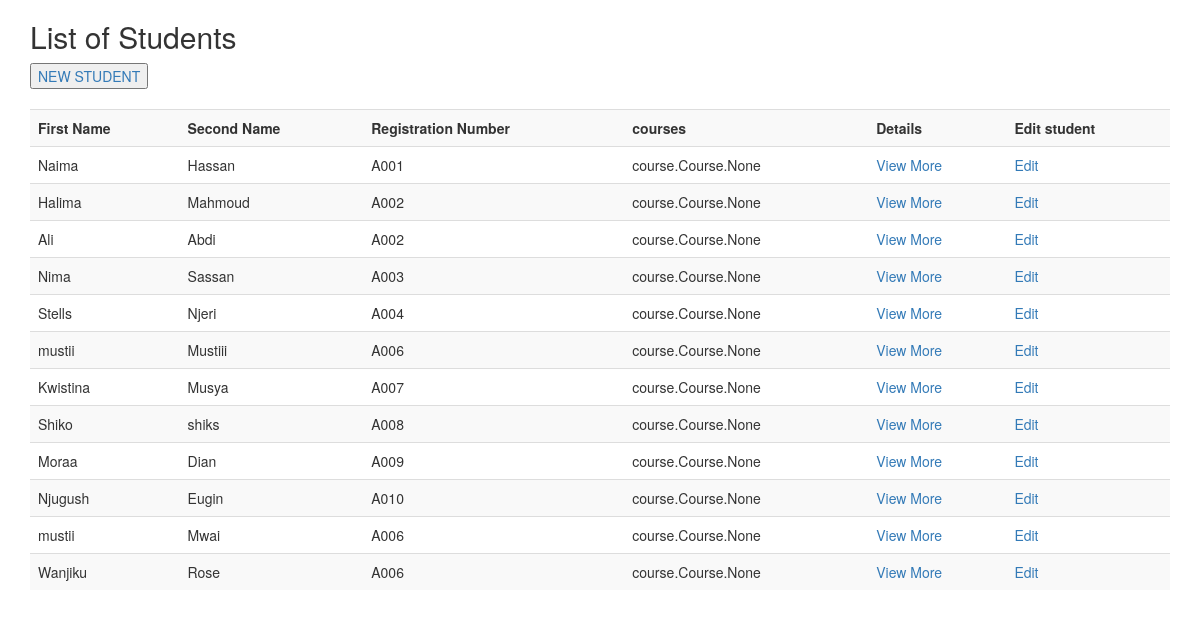
The page /student/list/ on the database its author committed.
### student/models.py (models this page shows, shortened)
class Student(models.Model):
	first_name=models.CharField(max_length = 50)
	second_name=models.CharField(max_length = 50)
	date_of_birth=models.DateField()
	gender=models.CharField(max_length=20)
	registration_number=models.CharField(max_length=70)
	email=models.EmailField(max_length=70)
	phone_number=models.CharField(max_length=70)
	date_joined=models.DateField()
	courses=models.ManyToManyField(Course)
	pic=models.ImageField(upload_to="profile_pic",blank=True,null=True)

### student/views.py (the view)
# urls.py: path("list/",list_students,name="list_students"),
def list_students(request):
	students =Student.objects.all()
	return render(request,"all_students.html",{"students":students})

### student/templates/all_students.html (shortened to what this page needs)
<!DOCTYPE html>
<html>
<head>
	  <link rel="stylesheet" href="https://maxcdn.bootstrapcdn.com/bootstrap/3.4.0/css/bootstrap.min.css">
</head>
<body>
	<div class="container">
		<h2>List of Students</h2>
				<button ><a href="/student/add/">NEW STUDENT</a></button>
		<br>
		<br>
	<table class="table table-striped">
		<tr>
			<th>First Name</th>
			<th>Second Name</th>
			<th>Registration Number</th>
			<th>courses</th>
			<th>Details</th>
			<th>Edit student</th>
		</tr>
		{% for student in students %}
		<tr>
			<td> {{student.first_name }}</td>
			<td> {{student.second_name}}</td>
			<td> {{student.registration_number}}</td>
			<td> {{student.courses}}</td>
			<td><a href="/student/view/{{student.pk}}/">View More</a> </td>
			<td><a href="/student/edit/{{student.pk}}/">Edit</a> </td>
		</tr>
		{% endfor %}
	</table>
</div>
</body>
</html>

### rows shown on the page
Student: first_name "Naima", second_name "Hassan", registration_number "A001", courses "course.Course.None"
Student: first_name "Halima", second_name "Mahmoud", registration_number "A002", courses "course.Course.None"
Student: first_name "Ali", second_name "Abdi", registration_number "A002", courses "course.Course.None"
Student: first_name "Nima", second_name "Sassan", registration_number "A003", courses "course.Course.None"
Student: first_name "Stells", second_name "Njeri", registration_number "A004", courses "course.Course.None"
Student: first_name "mustii", second_name "Mustiii", registration_number "A006", courses "course.Course.None"
Student: first_name "Kwistina", second_name "Musya", registration_number "A007", courses "course.Course.None"
Student: first_name "Shiko", second_name "shiks", registration_number "A008", courses "course.Course.None"
Student: first_name "Moraa", second_name "Dian", registration_number "A009", courses "course.Course.None"
Student: first_name "Njugush", second_name "Eugin", registration_number "A010", courses "course.Course.None"
Student: first_name "mustii", second_name "Mwai", registration_number "A006", courses "course.Course.None"
Student: first_name "Wanjiku", second_name "Rose", registration_number "A006", courses "course.Course.None"
